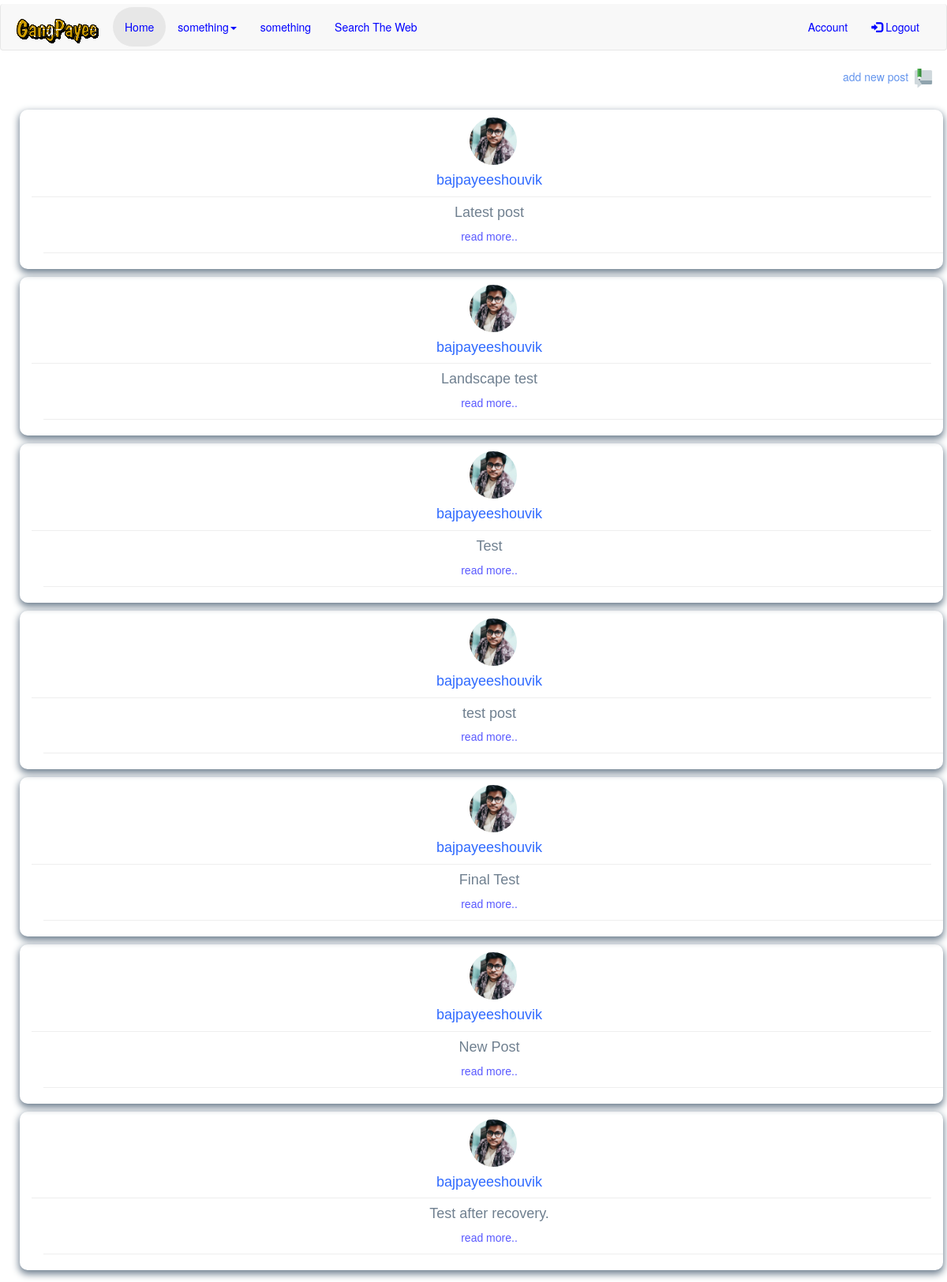
The app's page /home (signed in) with its own data.
### tables this page shows
CREATE TABLE users(
            username VARCHAR2(50) PRIMARY KEY,
            firstname VARCHAR2(50) NOT NULL,
            lastname VARCHAR2(50) NOT NULL,
            email VARCHAR2(50) NOT NULL,
            phone VARCHAR2(13) NOT NULL,
            password VARCHAR2(100) NOT NULL,
            image VARCHAR2(150) DEFAULT 'defaultProfileImage.png'
        );

CREATE TABLE post(
            username VARCHAR2(50),
            shortq VARCHAR2(5000),
            longq VARCHAR2(1000000000000000000),
            img VARCHAR2(500),
            vdo VARCHAR2(500)            
        );

### app.py (the view)
@app.route("/home")
def home():
    if 'username' in session:
        post = postDB.getAllPost()
        return render_template("index.html", post=post)
    else:
        return redirect(url_for('login'))

### postDB.py (called while the page is built)
def getAllPost():
    db.execute("""
        SELECT u.image,p.username,p.shortq,p.longq,p.img,p.vdo FROM users AS u INNER JOIN post AS p ON (p.username=u.username)
    """)
    post = db.fetchall()
    return post

### templates/index.html (shortened to what this page needs)
<!DOCTYPE html>
<html lang="en">
<head>
    <link rel="stylesheet" href="https://maxcdn.bootstrapcdn.com/bootstrap/3.4.0/css/bootstrap.min.css">
</head>
<body align="center" id="body">
    <nav class="navbar navbar-default" id="navbar">
        <div class="container-fluid">
            <div class="navbar-header">
                <a class="navbar-brand" href="/about" id="title"><img src="/imges/gp2.gif" alt="GangPayee"></a>
            </div>
            <div class="collapse navbar-collapse" id="myNavbar">
                <ul class="nav navbar-nav">
                    <li class="active"><a href="#" id="navoptions">Home</a></li>
                    <li class="dropdown">
                        <a class="dropdown-toggle" data-toggle="dropdown" href="#" id="navoptions">something<span class="caret"></span></a>
                    </li>
                    <li><a href="#" id="navoptions">something</a></li>
                    <li><a href="/customsearch" id="navoptions">Search The Web</a></li>
                </ul>
                <ul class="nav navbar-nav navbar-right">
                    <li><a href="/account" id="navoptions">Account</a></li>
                    <li><a href="/logout" id="navoptions"><span class="glyphicon glyphicon-log-in"></span> Logout</a></li>
                </ul>
            </div>
        </div>
    </nav>
    <div class="container" id="maindiv">
            <div align="right" id="post-a-post" class="container">
                <p style="color: cornflowerblue" data-toggle="modal" data-target="#myModal">add new post <img src="/imges/icons/add-post3.png" alt="newPost" id="newPost-icon"></p>
            </div><br>
            <div>
                {% for i in range(post|length) | reverse %}
                    <div class="post container" id="post">
                        <div class="container small-post" id="small-post">
                            <div class="row" id="post-heading">
                                <div id="heading-image">
                                    <a href="#"><img src="/imges/profilePics/{{ post[i][0] }}" alt="profile pic" id="profile-image" data-toggle="modal" data-target="#dpModal"></a>
                                </div>
                                <div id="profile-name">
                                    <h4 style="color: rgba(0, 72, 255, 0.816)">{{ post[i][1] }}</h4>
                                </div>
                            </div>
                        </div>
                        <hr>
                        <div class="post-touch container" id="post-touch">
                            <div class="container short-desc" id="short-desc">
                                <h4>{{ post[i][2] }}</h4>
                                <p style="color: rgba(0, 0, 255, 0.653);" class="read-more" id="read-more">read more..</p>
                            </div>
                            <hr>
                        </div>
                    </div><br>
                {% endfor %}
            </div>
    </div>
</body>
</html>

### templates/index.html (style rules this page uses)
#navbar { background-color: none; border-top: none; margin-top: 5px; padding: 4px; }
#title { text-decoration: none; -moz-border-radius: 30px; -webkit-border-radius: 30px; border-radius: 30px; color: slateblue; font-weight: bold; }
#navoptions { text-decoration: none; -moz-border-radius: 30px; -webkit-border-radius: 30px; border-radius: 30px; color: blue; }
#post { text-decoration: none; -moz-border-radius: 10px; -webkit-border-radius: 10px; border-radius: 10px; box-shadow: 0px 4px 10px 1px slategray; margin: -5px; font-family: "Comic Sans MS", cursive, sans-serif; color: slategray; }
#post-heading { margin-bottom: -20px; }
#profile-image { text-decoration: none; -moz-border-radius: 30px; -webkit-border-radius: 30px; border-radius: 30px; height: 60px; width: 60px; margin-top: 8px; margin-bottom: -10px; padding: 0px; }
#heading-image { display: inline-block; object-fit: auto; object-position: auto; padding-top: 2px; }
#profile-name { padding-top: 10px; margin-left: -10px; }
#short-desc { margin: -20px; }
#newPost-icon { height: 30px; width: 30px; }

### records on screen
users: image (picture)
post: username "bajpayeeshouvik", shortq "Latest post"
post: username "bajpayeeshouvik", shortq "Landscape test"
post: username "bajpayeeshouvik", shortq "Test"
post: username "bajpayeeshouvik", shortq "test post"
post: username "bajpayeeshouvik", shortq "Final Test"
post: username "bajpayeeshouvik", shortq "New Post"
post: username "bajpayeeshouvik", shortq "Test after recovery."
